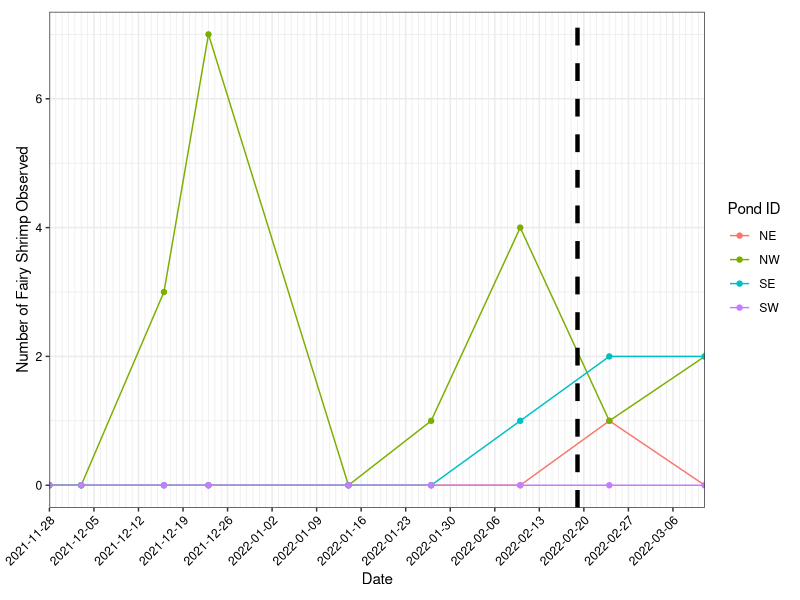
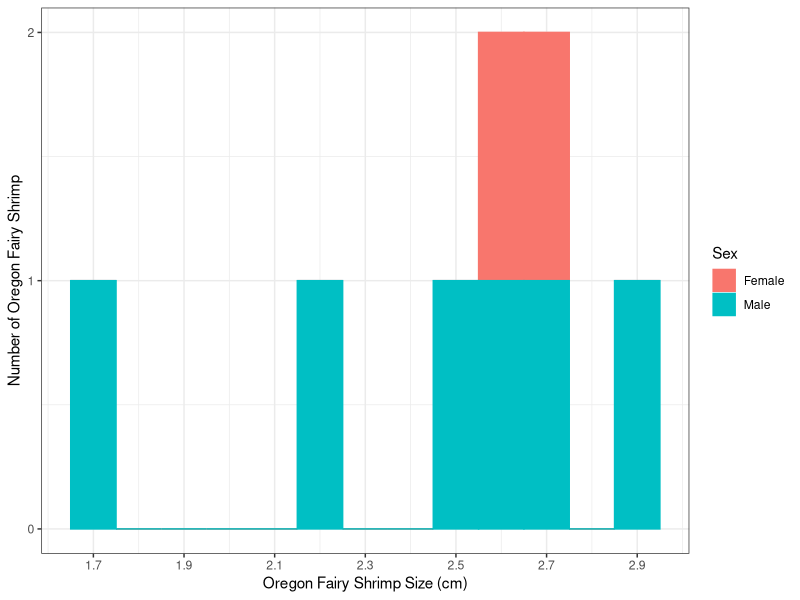
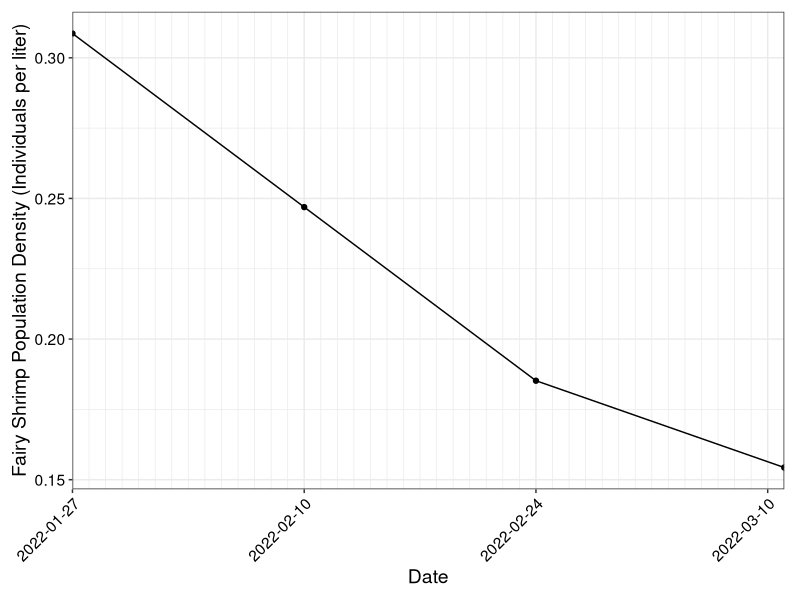

Write R code to recreate these figures, in order.
## Oregon fairy shrimp population analysis
## By Alanna F. Xie (May 5 2022)

## Loading packages
library(plyr)
library(dplyr)
library(ggplot2)
library(tidyr)

############################################################################################
## Focal pond fairy shrimp population size 
############################################################################################

raw_data<-read.csv("biweekly_mar11.csv")                           # Reading data for focal ponds
str(raw_data)                                                      # Checking data structure
raw_data$Collection.Date2 <- as.Date(raw_data$Collection.Date,     # Converting "Collection.Date" into Date format 
                                     format = "%Y-%m-%d" )
raw_data$pondid<- as.factor(raw_data$Pond.ID)                      # Converting "Pond.ID" into factor
str(raw_data)                                                      # Checking new data structure

## Figure 9
ggplot(data=raw_data, aes(x=Collection.Date2, y=Shrimp.Observed, group=pondid,colour=pondid)) + 
  geom_line() + 
  geom_point() +
  geom_vline(xintercept = as.numeric(as.Date("2022-02-19")),linetype=2, size=1.5) +
  labs(x="Date", y="Number of Fairy Shrimp Observed", colour="Pond ID") +
  theme_bw() +
  scale_x_date(breaks = function(x) seq.Date(from = min(x), to = max(x), by = "7 days"),
               minor_breaks = function(x) seq.Date(from = min(x), to = max(x),  by = "1 days"),
               expand = c(0,0)) +
  theme(axis.text.x = element_text(color="black",angle = 45, hjust = 1),
        axis.text.y = element_text(color="black"),
        plot.margin = margin(0.3,0.3,0.3,0.4, "cm"))

############################################################################################
## Size and sex of captured fairy shrimp 
############################################################################################

size_sex<-read.csv("captured_sex_size.csv")                         # Reading data

## Mean size of captured individuals organized by sex
mean_size<- ddply(size_sex, "Sex", summarise, size=mean(Size))
mean_size

## Figure 10
ggplot(size_sex, aes(x=Size, fill=Sex,color=Sex)) + 
  geom_histogram(binwidth=0.1)+theme_bw() +
  labs(x="Oregon Fairy Shrimp Size (cm)", y="Number of Oregon Fairy Shrimp") +
  scale_x_continuous(breaks=seq(1.5,3.5,0.2)) +
  scale_y_continuous(breaks=seq(0,2,1))

############################################################################################
## Overflow fairy shrimp density 
############################################################################################

overflow_raw<-read.csv("overflow_densities.csv")         # Reading data for overflow area

## Calculating mean densities for overflow area
overflow_mean<-rowMeans(overflow_raw[ , c(2:4)])/10.8    # Calculate the average number of shrimp sampled per litre for each date 
                                                         # Note: volume of collection container is 10.8 liters
overflow_dataframe <- data.frame(overflow_mean)          # Put average density of shrimp into a dataframe
overflow_dataframe$date <- as.Date(c("2022-01-27",       # Add dates to dataframe in Date format 
                                     "2022-02-10", 
                                     "2022-02-24", 
                                     "2022-03-11"), 
                                   format = "%Y-%m-%d" )

## Figure 11
ggplot(data=overflow_dataframe, aes(x=date, y=overflow_mean)) + 
  geom_line() + 
  geom_point() +
  labs(x="Date", y="Fairy Shrimp Population Density (Individuals per liter)", colour="Pond ID") +
  theme_bw() +
  scale_x_date(breaks = function(x) seq.Date(from = min(x), to = max(x), by = "14 days"),
               minor_breaks = function(x) seq.Date(from = min(x), to = max(x),  by = "1 days"),
               expand = c(0,0)) +
  theme(axis.text.x = element_text(color="black",angle = 45, hjust = 1), 
        axis.text.y = element_text(color="black"),
        plot.margin = margin(0.3,0.4,0.3,0.3, "cm"),
        text = element_text(size=14))



